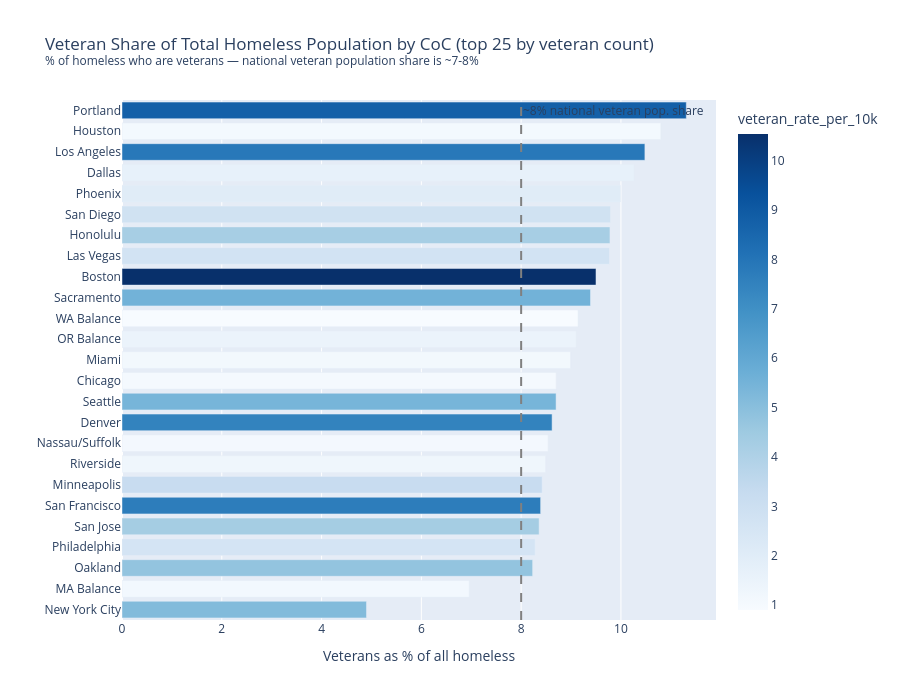

Write notebook code for a chart like this one.
### Code cell
df["veteran_share_pct"] = (df["veteran_homeless"] / df["total_homeless"] * 100).round(2)
top25 = df.nlargest(25, "veteran_homeless").copy()

fig1 = px.bar(
    top25.sort_values("veteran_share_pct", ascending=True),
    x="veteran_share_pct", y="city_name", orientation="h",
    color="veteran_rate_per_10k",
    color_continuous_scale="Blues",
    title="Veteran Share of Total Homeless Population by CoC (top 25 by veteran count)<br>"
          "<sup>% of homeless who are veterans — national veteran population share is ~7-8%</sup>",
    labels={"veteran_share_pct": "Veterans as % of all homeless", "city_name": ""},
    hover_name="coc_name",
    hover_data={"veteran_homeless": ":,", "total_homeless": ":,", "veteran_rate_per_10k": ":.2f"},
)
fig1.add_vline(x=8.0, line_dash="dash", line_color="grey", annotation_text="~8% national veteran pop. share")
fig1.update_layout(height=700)
fig1.show()

### Figure 1 — Plotly figure (JSON) as saved in the notebook; plotly's stock layout.template omitted (floating-point values rounded to 4 significant figures)
{"data": [{"customdata": [[4312.0, 88020.0, 5.17], [712.0, 10230.0, 1.12], [802.0, 9747.0, 4.77], [412.0, 4978.0, 2.61], [834.0, 9974.0, 4.31], [674.0, 8035.0, 7.71], [412.0, 4892.0, 3.21], [312.0, 3673.0, 1.28], [312.0, 3655.0, 1.1], [534.0, 6198.0, 7.46], [1234.0, 14190.0, 5.44], [534.0, 6139.0, 1.04], [312.0, 3472.0, 1.15], [512.0, 5624.0, 1.49], [492.0, 5384.0, 0.9], [871.0, 9278.0, 5.55], [712.0, 7498.0, 10.54], [612.0, 6263.0, 2.7], [412.0, 4212.0, 4.23], [942.0, 9626.0, 2.82], [912.0, 9129.0, 2.03], [432.0, 4210.0, 1.65], [7892.0, 75310.0, 7.88], [512.0, 4741.0, 1.08], [712.0, 6297.0, 8.76]], "hovertemplate": "<b>%{hovertext}</b><br><br>Veterans as % of all homeless=%{x}<br>=%{y}<br>veteran_homeless=%{customdata[0]:,}<br>total_homeless=%{customdata[1]:,}<br>veteran_rate_per_10k=%{marker.color:.2f}<extra></extra>", "hovertext": ["New York City CoC", "Massachusetts Balance of State CoC", "Oakland, Berkeley/Alameda County CoC", "Philadelphia CoC", "San Jose/Santa Clara City & County CoC", "San Francisco CoC", "Minneapolis/Hennepin County CoC", "Riverside City & County CoC", "Nassau, Suffolk Counties CoC", "Metropolitan Denver CoC", "Seattle/King County CoC", "Chicago CoC", "Miami/Dade County CoC", "Oregon Balance of State CoC", "Washington Balance of State CoC", "Sacramento City & County CoC", "Boston CoC", "Las Vegas/Clark County CoC", "Honolulu CoC", "San Diego City & County CoC", "Phoenix/Mesa/Maricopa County CoC", "Dallas City & County CoC", "Los Angeles City & County CoC", "Houston/Harris County CoC", "Portland/Multnomah County CoC"], "legendgroup": "", "marker": {"color": [5.17, 1.12, 4.77, 2.61, 4.31, 7.71, 3.21, 1.28, 1.1, 7.46, 5.44, 1.04, 1.15, 1.49, 0.9, 5.55, 10.54, 2.7, 4.23, 2.82, 2.03, 1.65, 7.88, 1.08, 8.76], "coloraxis": "coloraxis", "pattern": {"shape": ""}}, "name": "", "orientation": "h", "showlegend": false, "textposition": "auto", "type": "bar", "x": [4.9, 6.96, 8.23, 8.28, 8.36, 8.39, 8.42, 8.49, 8.54, 8.62, 8.7, 8.7, 8.99, 9.1, 9.14, 9.39, 9.5, 9.77, 9.78, 9.79, 9.99, 10.26, 10.48, 10.8, 11.31], "xaxis": "x", "y": ["New York City", "MA Balance", "Oakland", "Philadelphia", "San Jose", "San Francisco", "Minneapolis", "Riverside", "Nassau/Suffolk", "Denver", "Seattle", "Chicago", "Miami", "OR Balance", "WA Balance", "Sacramento", "Boston", "Las Vegas", "Honolulu", "San Diego", "Phoenix", "Dallas", "Los Angeles", "Houston", "Portland"], "yaxis": "y"}], "layout": {"annotations": [{"showarrow": false, "text": "~8% national veteran pop. share", "x": 8.0, "xanchor": "left", "xref": "x", "y": 1, "yanchor": "top", "yref": "y domain"}], "barmode": "relative", "coloraxis": {"colorbar": {"title": {"text": "veteran_rate_per_10k"}}, "colorscale": [[0.0, "rgb(247,251,255)"], [0.125, "rgb(222,235,247)"], [0.25, "rgb(198,219,239)"], [0.375, "rgb(158,202,225)"], [0.5, "rgb(107,174,214)"], [0.625, "rgb(66,146,198)"], [0.75, "rgb(33,113,181)"], [0.875, "rgb(8,81,156)"], [1.0, "rgb(8,48,107)"]]}, "height": 700, "legend": {"tracegroupgap": 0}, "shapes": [{"line": {"color": "grey", "dash": "dash"}, "type": "line", "x0": 8.0, "x1": 8.0, "xref": "x", "y0": 0, "y1": 1, "yref": "y domain"}], "title": {"text": "Veteran Share of Total Homeless Population by CoC (top 25 by veteran count)<br><sup>% of homeless who are veterans — national veteran population share is ~7-8%</sup>"}, "xaxis": {"anchor": "y", "domain": [0.0, 1.0], "title": {"text": "Veterans as % of all homeless"}}, "yaxis": {"anchor": "x", "domain": [0.0, 1.0], "title": {"text": ""}}}}
